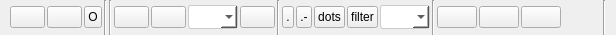
     <widget class="QFrame" name="frame">
      <property name="maximumSize">
       <size>
        <width>16777215</width>
        <height>35</height>
       </size>
      </property>
      <property name="styleSheet">
       <string notr="true">QPushButton {
    min-width: 0px;
    padding: 3px;
}
QComboBox {
    background-color: #ffffff;
    border: 1px solid #cccccc;
    border-radius: 3px;
    padding: 3px 18px 3px 5px;
    min-width: 0px; /* Reducir o quitar el ancho mínimo predeterminado */
}</string>
      </property>
      <layout class="QHBoxLayout" name="horizontalLayout">
       <property name="spacing">
        <number>2</number>
       </property>
       <property name="leftMargin">
        <number>10</number>
       </property>
       <property name="topMargin">
        <number>0</number>
       </property>
       <property name="rightMargin">
        <number>10</number>
       </property>
       <property name="bottomMargin">
        <number>0</number>
       </property>
       <item>
        <widget class="QPushButton" name="pushButton">
         <property name="sizePolicy">
          <sizepolicy hsizetype="Minimum" vsizetype="Fixed">
           <horstretch>0</horstretch>
           <verstretch>0</verstretch>
          </sizepolicy>
         </property>
         <property name="minimumSize">
          <size>
           <width>8</width>
           <height>0</height>
          </size>
         </property>
         <property name="maximumSize">
          <size>
           <width>35</width>
           <height>16777215</height>
          </size>
         </property>
         <property name="styleSheet">
          <string notr="true"/>
         </property>
         <property name="text">
          <string/>
         </property>
         <property name="icon">
          <iconset theme="QIcon::ThemeIcon::FolderOpen"/>
         </property>
        </widget>
       </item>
       <item>
        <widget class="QPushButton" name="pushButton_2">
         <property name="minimumSize">
          <size>
           <width>8</width>
           <height>0</height>
          </size>
         </property>
         <property name="maximumSize">
          <size>
           <width>35</width>
           <height>16777215</height>
          </size>
         </property>
         <property name="text">
          <string/>
         </property>
         <property name="icon">
          <iconset theme="QIcon::ThemeIcon::MediaFlash"/>
         </property>
        </widget>
       </item>
       <item>
        <widget class="QPushButton" name="pushButton_3">
         <property name="sizePolicy">
          <sizepolicy hsizetype="Minimum" vsizetype="Fixed">
           <horstretch>0</horstretch>
           <verstretch>0</verstretch>
          </sizepolicy>
         </property>
         <property name="minimumSize">
          <size>
           <width>8</width>
           <height>0</height>
          </size>
         </property>
         <property name="maximumSize">
          <size>
           <width>35</width>
           <height>16777215</height>
          </size>
         </property>
         <property name="text">
          <string>O</string>
         </property>
        </widget>
       </item>
       <item>
        <widget class="Line" name="line_2">
         <property name="orientation">
          <enum>Qt::Orientation::Vertical</enum>
         </property>
        </widget>
       </item>
       <item>
        <widget class="Line" name="line_3">
         <property name="orientation">
          <enum>Qt::Orientation::Vertical</enum>
         </property>
        </widget>
       </item>
       <item>
        <widget class="QPushButton" name="pushButton_9">
         <property name="minimumSize">
          <size>
           <width>8</width>
           <height>0</height>
          </size>
         </property>
         <property name="maximumSize">
          <size>
           <width>35</width>
           <height>16777215</height>
          </size>
         </property>
         <property name="text">
          <string/>
         </property>
         <property name="icon">
          <iconset theme="QIcon::ThemeIcon::ZoomIn"/>
         </property>
        </widget>
       </item>
       <item>
        <widget class="QPushButton" name="pushButton_7">
         <property name="minimumSize">
          <size>
           <width>8</width>
           <height>0</height>
          </size>
         </property>
         <property name="maximumSize">
          <size>
           <width>35</width>
           <height>16777215</height>
          </size>
         </property>
         <property name="text">
          <string/>
         </property>
         <property name="icon">
          <iconset theme="QIcon::ThemeIcon::ZoomOut"/>
         </property>
        </widget>
       </item>
       <item>
        <widget class="QComboBox" name="comboBox_3">
         <property name="maximumSize">
          <size>
           <width>50</width>
           <height>16777215</height>
          </size>
         </property>
        </widget>
       </item>
       <item>
        <widget class="QPushButton" name="pushButton_8">
         <property name="minimumSize">
          <size>
           <width>8</width>
           <height>0</height>
          </size>
         </property>
         <property name="maximumSize">
          <size>
           <width>35</width>
           <height>16777215</height>
          </size>
         </property>
         <property name="text">
          <string/>
         </property>
         <property name="icon">
          <iconset theme="QIcon::ThemeIcon::ZoomFitBest"/>
         </property>
        </widget>
       </item>
       <item>
        <widget class="Line" name="line_4">
         <property name="orientation">
          <enum>Qt::Orientation::Vertical</enum>
         </property>
        </widget>
       </item>
       <item>
        <widget class="QPushButton" name="pushButton_13">
         <property name="minimumSize">
          <size>
           <width>8</width>
           <height>0</height>
          </size>
         </property>
         <property name="maximumSize">
          <size>
           <width>35</width>
           <height>16777215</height>
          </size>
         </property>
         <property name="text">
          <string>.</string>
         </property>
        </widget>
       </item>
       <item>
        <widget class="QPushButton" name="pushButton_10">
         <property name="minimumSize">
          <size>
           <width>8</width>
           <height>0</height>
          </size>
         </property>
         <property name="maximumSize">
          <size>
           <width>35</width>
           <height>16777215</height>
          </size>
         </property>
         <property name="text">
          <string>.-</string>
         </property>
        </widget>
       </item>
       <item>
        <widget class="QPushButton" name="pushButton_11">
         <property name="minimumSize">
          <size>
           <width>8</width>
           <height>0</height>
          </size>
         </property>
         <property name="maximumSize">
          <size>
           <width>55</width>
           <height>16777215</height>
          </size>
         </property>
         <property name="styleSheet">
          <string notr="true"/>
         </property>
         <property name="text">
          <string>dots</string>
         </property>
        </widget>
       </item>
       <item>
        <widget class="QPushButton" name="pushButton_12">
         <property name="minimumSize">
          <size>
           <width>8</width>
           <height>0</height>
          </size>
         </property>
         <property name="maximumSize">
          <size>
           <width>55</width>
           <height>16777215</height>
          </size>
         </property>
         <property name="text">
          <string>filter</string>
         </property>
        </widget>
       </item>
       <item>
        <widget class="QComboBox" name="comboBox_2">
         <property name="sizePolicy">
          <sizepolicy hsizetype="Minimum" vsizetype="Fixed">
           <horstretch>0</horstretch>
           <verstretch>0</verstretch>
          </sizepolicy>
         </property>
         <property name="maximumSize">
          <size>
           <width>50</width>
           <height>16777215</height>
          </size>
         </property>
        </widget>
       </item>
       <item>
        <widget class="Line" name="line_5">
         <property name="orientation">
          <enum>Qt::Orientation::Vertical</enum>
         </property>
        </widget>
       </item>
       <item>
        <widget class="QPushButton" name="pushButton_14">
         <property name="minimumSize">
          <size>
           <width>8</width>
           <height>0</height>
          </size>
         </property>
         <property name="maximumSize">
          <size>
           <width>55</width>
           <height>16777215</height>
          </size>
         </property>
         <property name="text">
          <string/>
         </property>
         <property name="icon">
          <iconset theme="QIcon::ThemeIcon::DocumentPrint"/>
         </property>
        </widget>
       </item>
       <item>
        <widget class="QPushButton" name="pushButton_15">
         <property name="minimumSize">
          <size>
           <width>8</width>
           <height>0</height>
          </size>
         </property>
         <property name="maximumSize">
          <size>
           <width>55</width>
           <height>16777215</height>
          </size>
         </property>
         <property name="text">
          <string/>
         </property>
         <property name="icon">
          <iconset theme="QIcon::ThemeIcon::DocumentPrintPreview"/>
         </property>
        </widget>
       </item>
       <item>
        <widget class="QPushButton" name="pushButton_16">
         <property name="minimumSize">
          <size>
           <width>8</width>
           <height>0</height>
          </size>
         </property>
         <property name="maximumSize">
          <size>
           <width>55</width>
           <height>16777215</height>
          </size>
         </property>
         <property name="text">
          <string/>
         </property>
         <property name="icon">
          <iconset theme="QIcon::ThemeIcon::HelpAbout"/>
         </property>
        </widget>
       </item>
       <item>
        <spacer name="horizontalSpacer">
         <property name="orientation">
          <enum>Qt::Orientation::Horizontal</enum>
         </property>
         <property name="sizeHint" stdset="0">
          <size>
           <width>40</width>
           <height>20</height>
          </size>
         </property>
        </spacer>
       </item>
       <item>
        <widget class="Line" name="line">
         <property name="orientation">
          <enum>Qt::Orientation::Vertical</enum>
         </property>
        </widget>
       </item>
      </layout>
     </widget>
